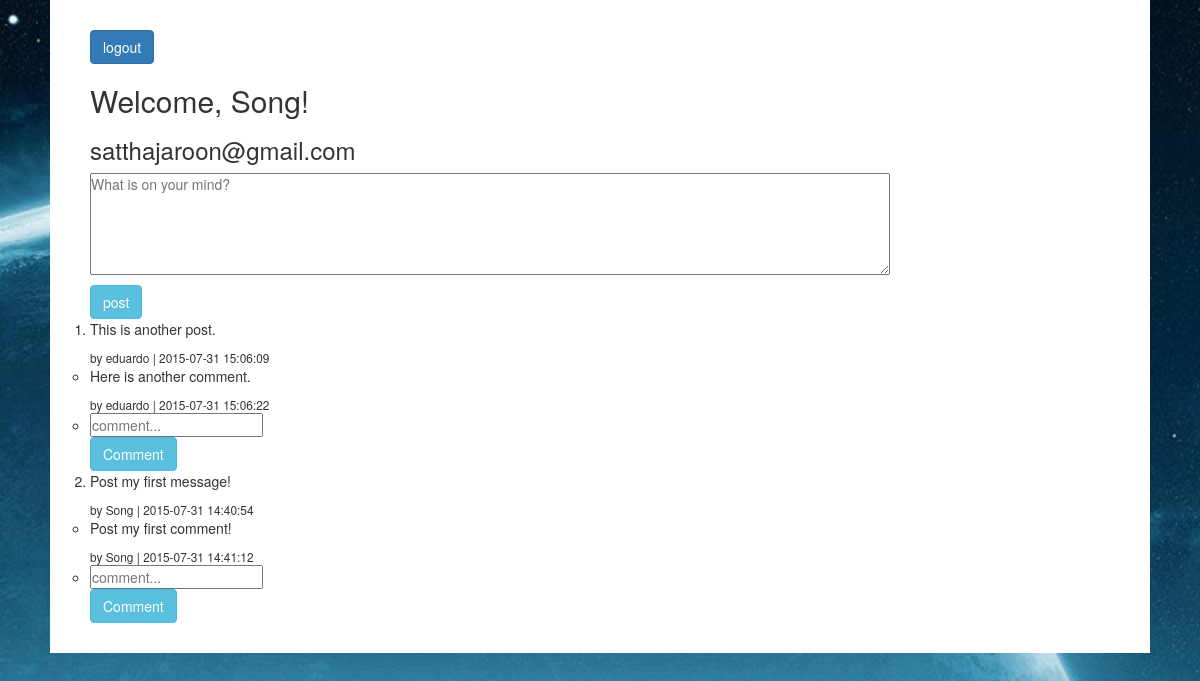
Screenshot of /wall.php (signed in) with the database file from the repository.
### tables this page shows
CREATE TABLE IF NOT EXISTS `messages` (
  `id` int(11) NOT NULL AUTO_INCREMENT,
  `user_id` int(11) DEFAULT NULL,
  `post` text,
  `created_at` datetime DEFAULT NULL,
  `updated_at` datetime DEFAULT NULL,
  PRIMARY KEY (`id`),
  KEY `fk_messages_users_idx` (`user_id`)
);

CREATE TABLE IF NOT EXISTS `users` (
  `id` int(11) NOT NULL AUTO_INCREMENT,
  `first_name` varchar(45) DEFAULT NULL,
  `last_name` varchar(45) DEFAULT NULL,
  `email` varchar(255) DEFAULT NULL,
  `password` varchar(45) DEFAULT NULL,
  `created_at` datetime DEFAULT NULL,
  `updated_at` datetime DEFAULT NULL,
  PRIMARY KEY (`id`)
);

CREATE TABLE IF NOT EXISTS `comments` (
  `id` int(11) NOT NULL AUTO_INCREMENT,
  `comment` text,
  `created_at` datetime DEFAULT NULL,
  `updated_at` datetime DEFAULT NULL,
  `message_id` int(11) DEFAULT NULL,
  `user_id` int(11) DEFAULT NULL,
  PRIMARY KEY (`id`),
  KEY `fk_comments_messages1_idx` (`message_id`),
  KEY `fk_comments_users1_idx` (`user_id`)
);

### new-connection.php (called while the page is built, shortened)
<?php
$connection = mysqli_connect(DB_HOST, DB_USER, DB_PASS, DB_DATABASE);
function fetch($query)
{
	global $connection;
	$result = mysqli_query($connection, $query);
	$rows = array();
	foreach($result as $row) {
		$rows[] = $row;
	}
	return $rows;
}
?>

### wall.php (the view, shortened to what this page needs)
<?php
require_once("new-connection.php");
	$posts_query = "SELECT first_name, last_name, email, /* users table */
							post, messages.created_at, messages.user_id as user_id, messages.id as message_id /* posts table */
					FROM messages
					LEFT JOIN users
					ON users.id = messages.user_id
					ORDER BY messages.created_at DESC";
	$posts = fetch($posts_query);
	$comments_query = "SELECT first_name, last_name, email, /* users table */
								comment, comments.created_at, comments.user_id as user_id, comments.id as comment_id, comments.message_id as message_id /* comments table */
						FROM comments
						LEFT JOIN users ON users.id = comments.user_id
						ORDER BY comments.created_at DESC";
	$comments = fetch($comments_query);
?>
<html>
	<head>
		<link rel="stylesheet" type="text/css" href="style.css">
	  	<link rel="stylesheet" href="http://maxcdn.bootstrapcdn.com/bootstrap/3.3.4/css/bootstrap.min.css">
	</head>
	<body>
		<div id="wall_container">
			<form action="process.php" method="post">
				<input type="submit" value="logout" class="btn btn-primary" id="button">
			</form>
			<h2><?php echo "Welcome, {$_SESSION['first_name']}!"; ?></h2>
			<h3><?php echo "{$_SESSION['email']}"; ?></h3>
			<form action="process.php" method="post">
				<textarea name="post" id="post" cols="60" rows="5" placeholder="What is on your mind?" class="area"></textarea> <br />
				<input type="submit" value="post"  class="btn btn-info" id="button">
			</form>
<?php 	if(isset($posts) && !empty($posts))
		{ ?>
			<ol>
<?php		foreach($posts as $post)
			{ ?>
				<li><p><?php echo $post['post']; ?></p>
					<small>by <?php echo $post['first_name']; ?> | <?php echo $post['created_at']; ?></small>
				<ul>
<?php			foreach($comments as $comment)
				{
					if($post['message_id'] == $comment['message_id'])
					{ ?>
					<li>
						<p><?php echo $comment['comment']; ?></p>
						<small>by <?php echo $comment['first_name'] ?> | <?php echo $comment['created_at']; ?></small>
					</li>
<?php 				}
				} ?>
					<li>
						<form action="process.php" method="post">
							<input type="text" name="comment" placeholder="comment..." />
							<button type="submit" class="btn btn-info" id="button">Comment</button>
						</form>
					</li>
				</ul>
<?php		} ?>
			</ol>
<?php	} ?>
		</div>
	</body>
</html>

### style.css (style rules this page uses)
* { margin: 0px; padding: 0px; }
body { background-image: url('outer-space.jpg'); }
#wall_container { width: 1100px; margin: auto auto; background-color: white; padding: 20px 40px; }
input { display: flex; }
input#button { margin-top: 10px; }
textarea.area { width: 800px; margin: 0 auto; }

### rows the page displays
messages: post "This is another post.", user.first_name "eduardo", created_at "2015-07-31 15:06:09"
comments: comment "Here is another comment.", user.first_name "eduardo", created_at "2015-07-31 15:06:22"
messages: post "Post my first message!", user.first_name "Song", created_at "2015-07-31 14:40:54"
comments: comment "Post my first comment!", user.first_name "Song", created_at "2015-07-31 14:41:12"

### other values shown
$_SESSION['first_name'] "Song"
$_SESSION['email'] "satthajaroon@gmail.com"
